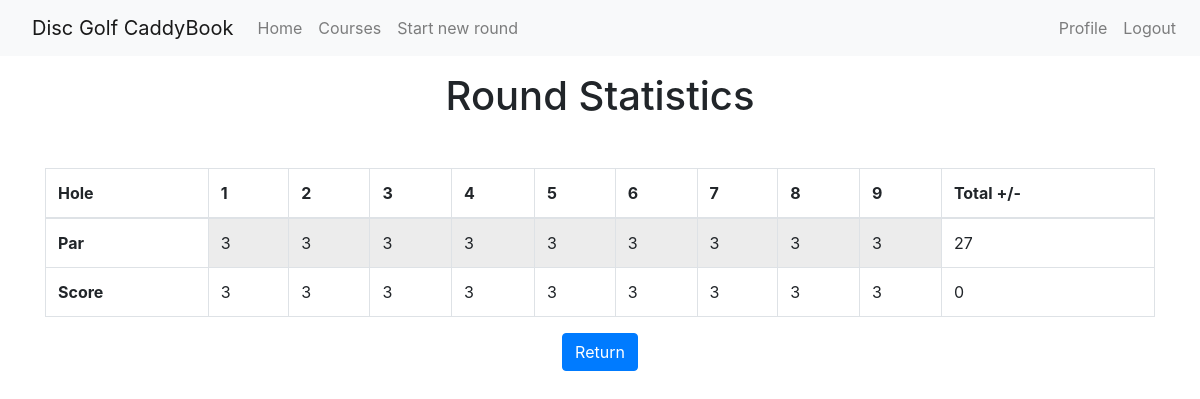
The app's page /roundview/10 (signed in) with its own data.
### app/models.py (models this page shows, shortened)
class Roundscore(db.Model):
    __tablename__ = 'round_hole'
    __table_args__ = (
        db.UniqueConstraint('hole', 'round_id'),
    )
    id = db.Column(db.Integer, primary_key=True)
    hole = db.Column(db.Integer)
    score = db.Column(db.Integer)
    ob = db.Column(db.Boolean)
    round_id = db.Column(db.Integer, db.ForeignKey('round.id'))
    def get_par(self, courseid):
        hole = Hole.query.filter_by(holecourse_id=courseid, holenum=self.hole).first_or_404()
        return hole.holepar

class Hole(db.Model):
    __tablename__ = 'course_hole'
    __table_args__ = (
        db.UniqueConstraint('holenum', 'holecourse_id'),
    )
    id = db.Column(db.Integer, primary_key=True)
    holenum = db.Column(db.Integer, index=True)
    holepar = db.Column(db.Integer)
    holelength = db.Column(db.Integer)
    holecourse_id = db.Column(db.Integer, db.ForeignKey('course.id'))

### app/routes.py (the view)
@app.route('/roundview/<roundid>')
@login_required
def roundview(roundid):
    round = Round.query.filter_by(id=roundid).first_or_404()
    scores = round.get_scores()
    course = Course.query.filter_by(id=round.roundcourse_id).first_or_404()
    return render_template('roundview.html', title='Roundview', scores=scores, course=course, round = round)

### app/models.py (called while the page is built)
@login.user_loader
def load_user(id):
    return User.query.get(int(id))

    def get_coursepar(self):
        holes = Hole.query.filter_by(holecourse_id=self.id)
        par = 0
        for hole in holes:
            par = par + hole.holepar
        return par

    def get_scores(self):
        scores = Roundscore.query.filter_by(round_id=self.id)
        return scores

    def get_totalscorepar(self):
        scores = Roundscore.query.filter_by(round_id=self.id)
        totalscore = 0
        for score in scores:
            totalscore = totalscore + score.score
        course = Course.query.filter_by(id=self.roundcourse_id).first_or_404()
        par = course.get_coursepar()
        return totalscore - par

### app/templates/roundview.html
{% extends "base.html" %}
{% block content %}
<div class="container my-3">
    <h1 class="text-center">Round Statistics</h1>
</div>
<div class="container my-5">
    <table class="table table-inverse table-bordered">
        <thead>
            <tr>
                <th scope="col">Hole</th>
                {% for score in scores %}
                <th scope="col">{{score.hole}}</th>
                {% endfor%}
                <th scope="col">Total +/-</th>
            </tr>
        </thead>
        <tbody>
            <tr>
                <th scope="col">Par</th>
                {% for score in scores %}
                <td class="table-active" scope="col">{{score.get_par(course.id)}}</td>
                {% endfor%}
                <td scope="col">{{course.get_coursepar()}}</td>
            </tr>
            <tr>
                <th scope="col">Score</th>
                {% for score in scores %}
                    {% if  score.score == 1 %}
                        {% if score.ob %}
                            <td style="background: #ffff90; border-color: #ff0000; border-width: 4px;" scope="col">{{ score.score }}</td>
                        {% else %}
                            <td style="background: #ffff90" scope="col">{{ score.score }}</td>
                        {% endif %}
                    {% elif score.score - score.get_par(course.id) == -1 %}
                        {% if score.ob %}
                            <td style="background-color: rgba(62,195,0,.25); border-color: #ff0000; border-width: 4px;" scope="col">{{ score.score }}</td>
                        {% else %}
                            <td style="background-color: rgba(62,195,0,.25)" scope="col">{{ score.score }}</td>
                        {% endif %}
                    {% elif score.score - score.get_par(course.id) == -2 %}
                        {% if score.ob %}
                            <td style="background-color: rgba(62,195,0,.50); border-width: 4px;" scope="col">{{ score.score }}</td>
                        {% else %}
                            <td style="background-color: rgba(62,195,0,.50)" scope="col">{{ score.score }}</td>
                        {% endif %}
                    {% elif score.score - score.get_par(course.id) < -2 %}
                        {% if score.ob %}
                            <td style="background-color: rgba(62,195,0,.75); border-color: #ff0000; border-width: 4px;" scope="col">{{ score.score }}</td>
                        {% else %}
                            <td style="background-color: rgba(62,195,0,.75)" scope="col">{{ score.score }}</td>
                        {% endif %}
                    {% elif score.score - score.get_par(course.id) == 1 %}
                        {% if score.ob %}
                            <td style="background-color: rgba(244,43,3,.25); border-color: #ff0000; border-width: 4px;" scope="col">{{ score.score }}</td>
                        {% else %}
                            <td style="background-color: rgba(244,43,3,.25)" scope="col">{{ score.score }}</td>
                        {% endif %}
                    {% elif score.score - score.get_par(course.id) == 2 %}
                        {% if score.ob %}
                            <td style="background-color: rgba(244,43,3,.50); border-color: #ff0000; border-width: 4px;" scope="col">{{ score.score }}</td>
                        {% else %}
                            <td style="background-color: rgba(244,43,3,.50)" scope="col">{{ score.score }}</td>
                        {% endif %}
                    {% elif score.score - score.get_par(course.id) > 2 %}
                        {% if score.ob %}
                            <td style="background-color: rgba(244,43,3,.75); border-color: #ff0000; border-width: 4px;" scope="col">{{ score.score }}</td>
                        {% else %}
                            <td style="background-color: rgba(244,43,3,.75)" scope="col">{{ score.score }}</td>
                        {% endif %}
                    {% else %}
                        {% if score.ob %}
                            <td style="border-color: #ff0000; border-width: 4px;" scope="col">{{ score.score }}</td>
                        {% else %}
                            <td scope="col">{{ score.score }}</td>
                        {% endif %}
                    {% endif %}
                {% endfor%}
                <td scope="col">{{round.get_totalscorepar()}}</td>
            </tr>
        </tbody>
    </table>
    <div class="d-flex justify-content-center">
        <a class="btn btn-primary" href="{{ url_for('index') }}" role="button">Return</a>
    </div>
</div>
{% endblock %}

### app/templates/base.html (style rules this page uses)
html, body { height: 100%; }

### records on screen
Roundscore: hole "1", get_par "3", score "3", get_totalscorepar "0"
Roundscore: hole "2", get_par "3", score "3"
Roundscore: hole "3", get_par "3", score "3"
Roundscore: hole "4", get_par "3", score "3"
Roundscore: hole "5", get_par "3", score "3"
Roundscore: hole "6", get_par "3", score "3"
Roundscore: hole "7", get_par "3", score "3"
Roundscore: hole "8", get_par "3", score "3"
Roundscore: hole "9", get_par "3", score "3"
Hole: get_coursepar "27"
